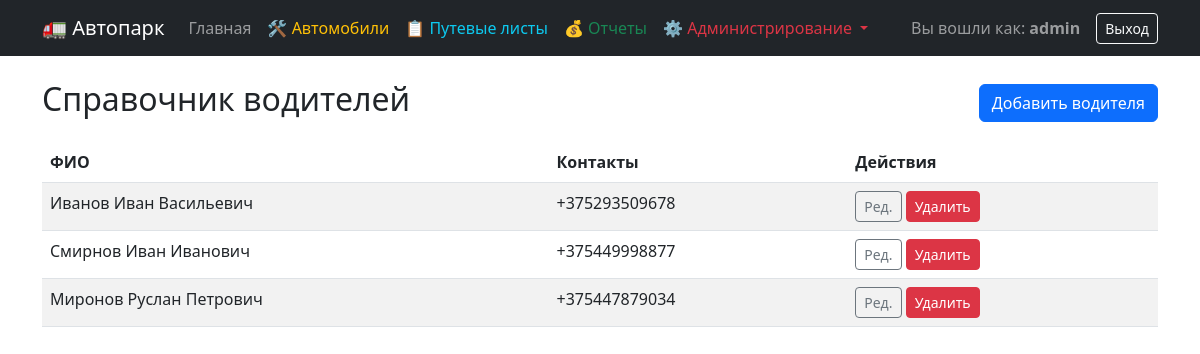
The app's page /drivers/ (signed in) with its own data.
### fleet/models.py (models this page shows, shortened)
class Driver(models.Model):
    last_name = models.CharField(max_length=50, verbose_name="Фамилия", default="")
    first_name = models.CharField(max_length=50, verbose_name="Имя", default="")
    middle_name = models.CharField(max_length=50, blank=True, null=True, verbose_name="Отчество")
    contact_info = models.CharField(max_length=200, verbose_name="Контактные данные")
    class Meta:
        verbose_name = "Водитель"
        verbose_name_plural = "Водители"

### fleet/views.py (the view)
# urls.py: path('drivers/', views.driver_list, name='driver_list'),
@login_required
@user_passes_test(is_admin)
def driver_list(request):
    drivers = Driver.objects.all()
    return render(request, 'fleet/driver_list.html', {'drivers': drivers})

### fleet/templatetags/fleet_extras.py (called while the page is built)
@register.filter(name='has_group')
def has_group(user, group_name):
    return user.groups.filter(name=group_name).exists()

### fleet/views.py (called while the page is built)
def is_admin(user):
    return user.groups.filter(name='Administrator').exists() or user.is_superuser

### fleet/templates/fleet/driver_list.html
{% extends 'fleet/base.html' %}
{% block content %}
    <div class="d-flex justify-content-between align-items-center mb-3">
        <h2>Справочник водителей</h2>
        <a href="{% url 'driver_create' %}" class="btn btn-primary">Добавить водителя</a>
    </div>
    <table class="table table-striped">
        <thead>
        <tr>
            <th>ФИО</th>
            <th>Контакты</th>
            <th>Действия</th>
        </tr>
        </thead>
        <tbody>
        {% for driver in drivers %}
            <tr>
                <td>{{ driver.last_name }} {{ driver.first_name }} {{ driver.middle_name|default:"" }}</td>
                <td>{{ driver.contact_info }}</td>
                <td>
                    <a href="{% url 'driver_edit' driver.pk %}" class="btn btn-sm btn-outline-secondary">Ред.</a>
                    <a href="{% url 'driver_delete' driver.pk %}" class="btn btn-danger btn-sm">Удалить</a>
                </td>
            </tr>
        {% endfor %}
        </tbody>
    </table>
{% endblock %}

### fleet/templates/fleet/base.html (shortened to what this page needs)
{% load fleet_extras %}
<!DOCTYPE html>
<html lang="ru">
<head>
    <link href="https://cdn.jsdelivr.net/npm/bootstrap@5.3.0/dist/css/bootstrap.min.css" rel="stylesheet">
</head>
<body>
<nav class="navbar navbar-expand-lg navbar-dark bg-dark mb-4">
    <div class="container">
        <a class="navbar-brand" href="{% url 'dashboard' %}">🚛 Автопарк</a>
        {% if user.is_authenticated %}
            <div class="collapse navbar-collapse" id="navbarNav">
                <ul class="navbar-nav me-auto">
                    <li class="nav-item">
                        <a class="nav-link" href="{% url 'dashboard' %}">Главная</a>
                    </li>
                    {% if user|has_group:"Mechanic" or user.is_superuser %}
                        <li class="nav-item">
                            <a class="nav-link text-warning" href="{% url 'car_list' %}">🛠 Автомобили</a>
                        </li>
                    {% endif %}
                    {% if user|has_group:"Dispatcher" or user.is_superuser %}
                        <li class="nav-item">
                            <a class="nav-link text-info" href="{% url 'log_list' %}">📋 Путевые листы</a>
                        </li>
                    {% endif %}
                    {% if user|has_group:"Accountant" or user.is_superuser %}
                        <li class="nav-item">
                            <a class="nav-link text-success" href="{% url 'reports_selection' %}">💰 Отчеты</a>
                        </li>
                    {% endif %}
                    {% if user|has_group:"Administrator" or user.is_superuser %}
                        <li class="nav-item dropdown">
                            <a class="nav-link dropdown-toggle text-danger" href="#" role="button"
                               data-bs-toggle="dropdown">
                                ⚙️ Администрирование
                            </a>
                        </li>
                    {% endif %}
                </ul>
                <span class="navbar-text me-3">
                    Вы вошли как: <b>{{ user.username }}</b>
                </span>
                <form method="post" action="{% url 'logout' %}">
                    <button type="submit" class="btn btn-outline-light btn-sm">Выход</button>
                </form>
            </div>
        {% endif %}
    </div>
</nav>
<div class="container">
    {% block content %}
    {% endblock %}
</div>
</body>
</html>

### records on screen
Driver: last_name "Иванов", first_name "Иван", middle_name "Васильевич", contact_info "+375293509678"
Driver: last_name "Смирнов", first_name "Иван", middle_name "Иванович", contact_info "+375449998877"
Driver: last_name "Миронов", first_name "Руслан", middle_name "Петрович", contact_info "+375447879034"

### other values on screen
{{ user.username }} "admin"
